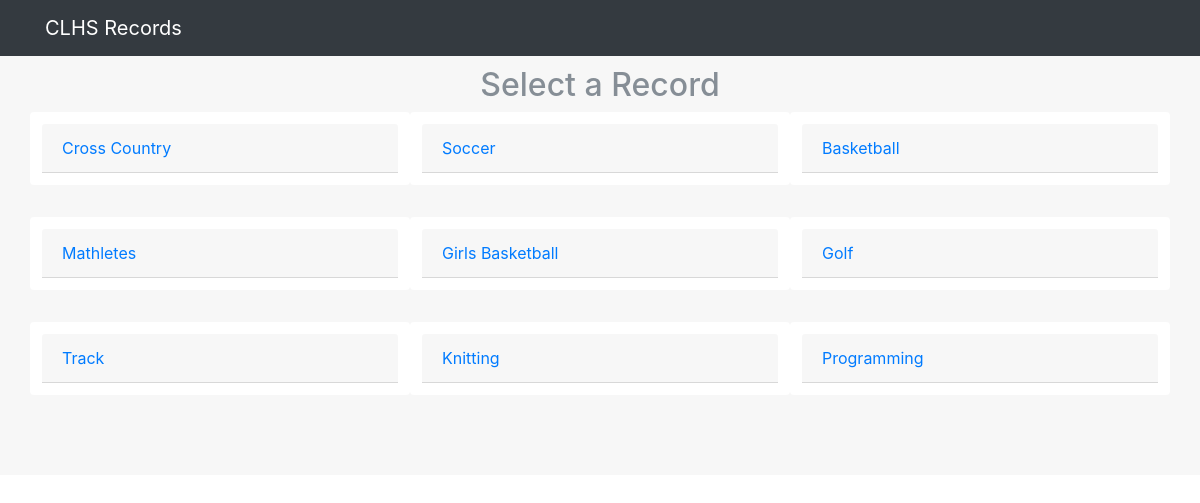
The page / on the database its author committed.
### tables this page shows
CREATE TABLE activity (id INTEGER NOT NULL PRIMARY KEY, activityName VARCHAR (255) NOT NULL);

### __init__.py (the view)
@app.route('/', methods=['GET', 'POST'])
def index():
    activitiesList = getActivities()
    return render_template('index.html', activities=activitiesList)

### __init__.py (called while the page is built)
def getActivities():
    from models import Activity
    activitiesList = []
    for Activity in Activity.select():
        activityName = Activity.activityName
        activitiesList.append(activityName)
    return activitiesList

### templates/index.html (shortened to what this page needs)
<!doctype html>
<html lang="en">
  <head>
    <link href="{{ url_for('static', filename='dist/css/bootstrap.css') }}" rel="stylesheet">
    <link href="{{ url_for('static', filename='album.css') }}" rel="stylesheet">
  </head>
  <body>
    <header>
      <div class="navbar navbar-dark bg-dark">
        <div class="container d-flex justify-content-between">
          <a href="#" class="navbar-brand">CLHS Records</a>
        </div>
      </div>
    </header>
    <main role="main">
      <div class="album text-muted" style="padding-top: 10px;">
        <div class="container">
<h2 style="text-align: center;">Select a Record</h2>
          <div class="row">
		  {% for activity in activities %}
		  <div class="card">
		  <div class="card-header">
		  <a href="{{activity}}">
		  {{ activity }}
		  </a>
		 </div>
		 </div>
          {% endfor %}
</div>
            </div>
          </div>
    </main>
  </body>
</html>

### static/album.css (style rules this page uses)
body { min-height: 0rem; }
.navbar { margin-bottom: 0; }
.album { padding-top: 3rem; padding-bottom: 3rem; background-color: #f7f7f7; }
.card { float: left; width: 33.333%; padding: .75rem; margin-bottom: 2rem; border: 0; }

### rows shown on the page
activity: activityName "Cross Country"
activity: activityName "Soccer"
activity: activityName "Basketball"
activity: activityName "Mathletes"
activity: activityName "Girls Basketball"
activity: activityName "Golf"
activity: activityName "Track"
activity: activityName "Knitting"
activity: activityName "Programming"
